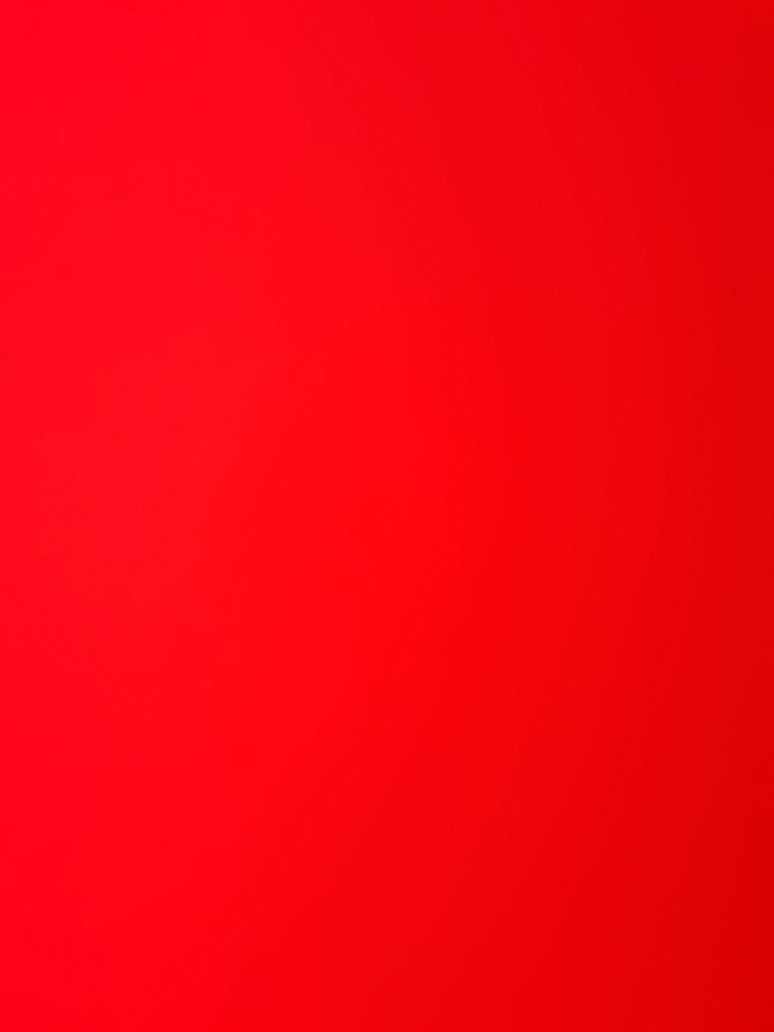
#> input picture project/Resources/Red_Color.jpg, 3096 x 4128 px, given in place of the camera (shown at 1/4 size)
$ python color.py
#> lines starting #> are read from the running program, lines starting #| are printed output that depends on the picture; after the words box and inside, x2 and y2 are one past the last pixel; in counts of white or black regions, pixels touching at a corner belong together
import cv2
import numpy as np

# Define HSV color ranges for detection
color_ranges = {
    "red": (np.array([0, 120, 70]), np.array([10, 255, 255])),
    "green": (np.array([35, 100, 100]), np.array([85, 255, 255])),
    "blue": (np.array([100, 150, 0]), np.array([140, 255, 255])),
}

# Open webcam
cap = cv2.VideoCapture(0)

if not cap.isOpened():
    print("Error: Unable to access webcam.")
    exit()

while True:
    ret, frame = cap.read()
#> frame is the input picture: shape (4128, 3096, 3); mean B, G, R 17.5, 6.2, 243.9
    if not ret:
        print("Error: Unable to read frame.")
        break

    # Resize frame (optional, for better performance)
    frame = cv2.resize(frame, (640, 480))
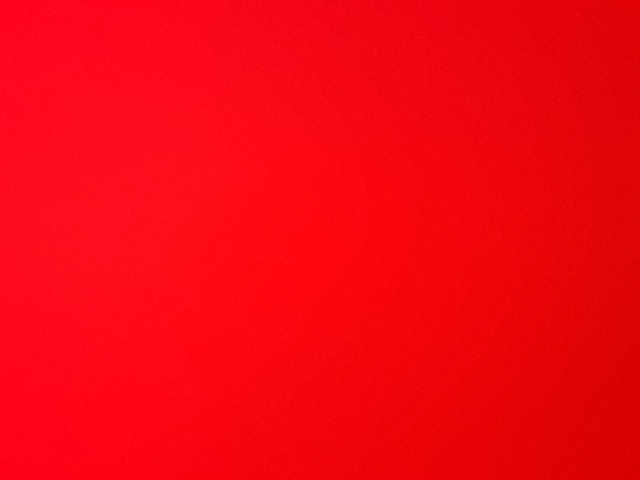
#> frame: shape (480, 640, 3); mean B, G, R 17.4, 6.1, 243.8

    # Convert frame to HSV color space
    hsv_frame = cv2.cvtColor(frame, cv2.COLOR_BGR2HSV)
#> hsv_frame: shape (480, 640, 3); mean H, S, V 156.1, 248.8, 243.8

    # Iterate over defined colors
    for color_name, (lower, upper) in color_ranges.items():
        mask = cv2.inRange(hsv_frame, lower, upper)  # Create mask for the color

        # Find contours for detected areas
        contours, _ = cv2.findContours(mask, cv2.RETR_EXTERNAL, cv2.CHAIN_APPROX_SIMPLE)

        for contour in contours:
            if cv2.contourArea(contour) > 500:  # Ignore small areas (noise)
                x, y, w, h = cv2.boundingRect(contour)  # Get bounding box
                cv2.rectangle(frame, (x, y), (x + w, y + h), (0, 255, 0), 2)  # Draw rectangle
                cv2.putText(frame, f"{color_name.capitalize()}", (x, y - 10),
                            cv2.FONT_HERSHEY_SIMPLEX, 0.6, (0, 255, 0), 2)  # Label the box
#> this loop made 3 passes
#> pass 1, `mask = cv2.inRange(hsv_frame, lower, upper)`:
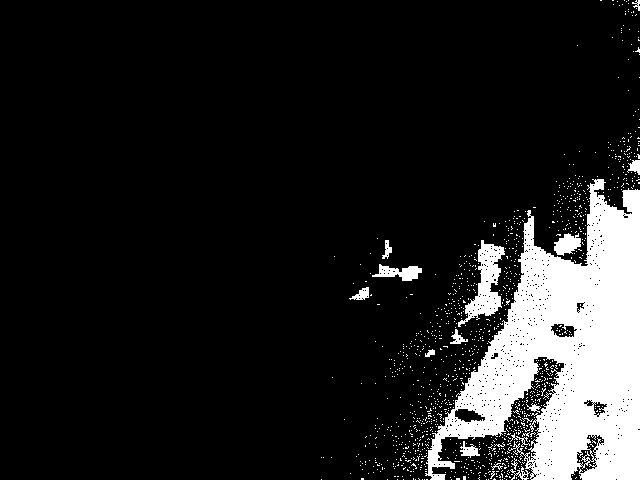
#> mask: shape (480, 640); 12.5% white; 1201 white regions (1184 under 20 px), largest, box (x1, y1, x2, y2) and area: (425, 179, 640, 480) 32877, (458, 240, 505, 327) 1586, (372, 264, 422, 281) 454
#> after the loop:
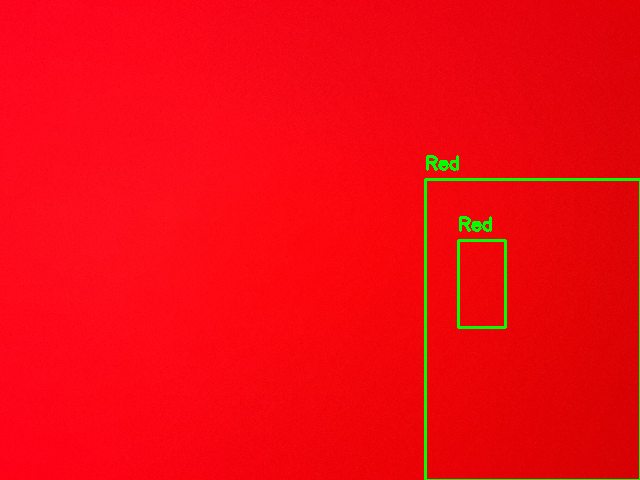
#> frame: shape (480, 640, 3); 1.13% of pixels changed, all inside (x1, y1, x2, y2) = (424, 155, 640, 480)

    # Display the processed frame
    cv2.imshow("Live Color Detection with Boxes", frame)

    # Break the loop on pressing 'q'
    if cv2.waitKey(1) & 0xFF == ord('q'):
#> (key q is pressed here)
        break

# Release webcam and close all windows
cap.release()
cv2.destroyAllWindows()


# [10 lines of commented-out code are left out]
